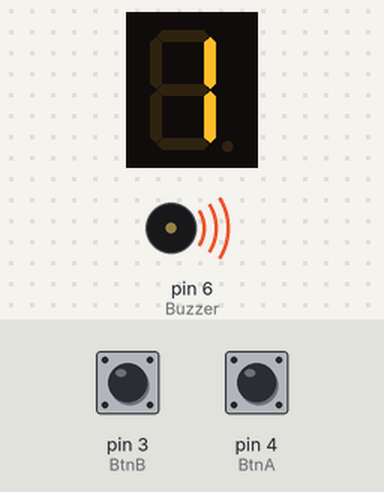
Simulated run of this sketch. Board: Arduino Uno, built with avr-gcc and run on an emulated ATmega328P. Parts: 1-digit seven-segment display, buzzer (waves = sounding). Wiring (inferred from the names in the program): 1-digit 7-segment display, segments lit when LOW: segments pin 13, pin 12, pin 11, pin 10, pin 9, pin 8, pin 7. The inputs (shaded band) are chosen by the test bench; at power-on: pin 4 (BtnA) HIGH, pin 3 (BtnB) HIGH. The segment pins are drawn as the display they are named for.

Above: at 1.6 s.
1.7 s: pin 4 (BtnA) pulled LOW for 0.15 s
At 2.05 s:
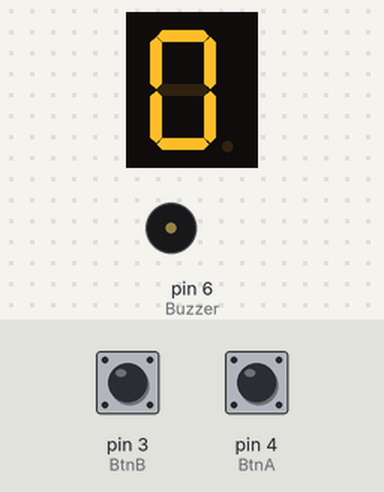
2.4 s: pin 4 (BtnA) pulled LOW for 1 s
At 2.52 s:
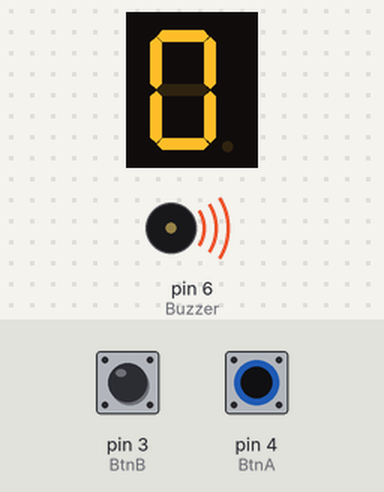
4.0 s: pin 3 (BtnB) pulled LOW for 0.15 s
4.7 s: pin 3 (BtnB) pulled LOW for 1 s
Timing chart, 0 to 7.3 s (numbered marks = the images above; inputs shaded):
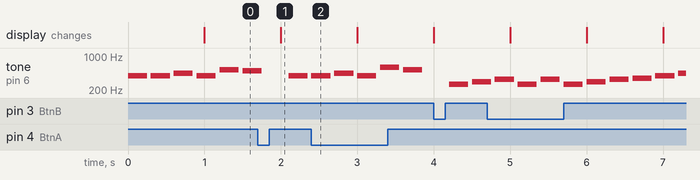

Measured:
- after the input at 1.7 s, the display: changes after 0.30 s (image 1)
- by itself, tone on pin 6 (Buzzer): plays 330 Hz for 0.25 s, 262 Hz for 0.25 s, 330 Hz for 0.25 s, 262 Hz for 0.25 s, 294 Hz for 0.25 s, 330 Hz for 0.25 s … (9 notes in this stretch)

The sketch:

MUti.ino
```cpp
// (licence header left out)
#define NOTE_C4  262
#define NOTE_CS4 277
#define NOTE_D4  294
#define NOTE_DS4 311
#define NOTE_E4  330
#define NOTE_F4  349
#define NOTE_FS4 370
#define NOTE_G4  392
#define NOTE_GS4 415
#define NOTE_A4  440
#define NOTE_AS4 466
#define NOTE_B4  494
#define NOTE_C5  523
#define NOTE_CS5 554
#define NOTE_D5  587
#define NOTE_DS5 622
#define NOTE_E5  659
#define NOTE_F5  698
#define NOTE_FS5 740
#define NOTE_G5  784
#define NOTE_GS5 831
#define NOTE_A5  880
#define NOTE_AS5 932
#define NOTE_B5  988

#define  Do NOTE_C4
#define  Re NOTE_D4
#define  Mi NOTE_E4
#define  Fa NOTE_F4
#define So NOTE_G4
#define La NOTE_A4
#define  Si NOTE_B4

#define Doh NOTE_C5
#define Reh NOTE_D5
#define Mih NOTE_E5
#define Fah  NOTE_F5
#define Soh  NOTE_G5
#define Lah  NOTE_A5
#define Sih  NOTE_B5

byte BtnA =  4  ;    //   當按鈕A按下的時候，Seven seg 開始倒數
byte BtnB = 3 ;      //   當按鈕B按下的時候，會立即播放另外的曲⼦

byte Buzzer  = 6 ;     // 蜂鳴器
byte pins[7]={13, 12, 11, 10, 9, 8, 7};  //  LED

byte show[10][7]={         //LED SHOW
  {0, 0, 0, 0, 0, 0, 1},
  {1, 0, 0, 1, 1, 1, 1},
  {0, 0, 1, 0, 0, 1, 0},
  {0, 0, 0, 0, 1, 1, 0},
  {1, 0, 0, 1, 1, 0, 0},
  {0, 1, 0, 0, 1, 0, 0},
  {1, 1, 0, 0, 0, 0, 0},
  {0, 0, 0, 1, 1, 1, 1},
  {0, 0, 0, 0, 0, 0, 0},
  {0, 0, 0, 1, 1, 0, 0},
};


int melody[3][40] = {

 { So , So ,La , So ,Doh ,Si , 0 , So, So ,La ,So,  Reh , Doh , 0 , So ,So ,Soh , Mih , Doh,Si ,La , 0 , Fah , Fah, Mih, Doh, Reh , Doh ,0,0,0 ,-1  },
 { Do ,Re ,Mi ,Fa ,So ,La ,Si , Doh , 0  , Doh , Sih ,Lah ,  Soh , Fah ,Mih ,Reh ,Do ,0,0,0, -1 },
 {Mi ,Re, Do, Re ,Mi ,Mi, Mi ,0 ,Re ,Re, Re,0  , Mi, Mi, Mi,0, Mi ,Re, Do ,Re, Mi, Mi ,Mi,0,Re, Re, Mi ,Re, Do, 0 ,0 ,0 -1}
};

int noteDurations[3][40] = {
  {4 ,4 ,4 ,4 ,4 ,4 ,4 ,4 ,4 ,4 ,4 ,4 ,4 ,4 ,4 ,4 ,4 ,4 ,4 ,4 ,4 ,4 ,4 ,4 ,4,4 ,4 ,4,4 ,4 ,4 ,4,4 ,4 ,4 ,4,4 ,4 ,4 },  //28
  {4 ,4 ,4 ,4 ,4 ,4 ,4 ,4 ,4 ,4 ,4 ,4 ,4 ,4 ,4 ,4 ,4 ,4 ,4 ,4 ,4 ,4 ,4 ,4 ,4 ,4 ,4 ,4},
  {4 ,4 ,4 ,4 ,4 ,4 ,4 ,4 ,4 ,4 ,4 ,4 ,4 ,4 ,4 ,4 ,4 ,4 ,4 ,4 ,4 ,4 ,4 ,4 ,4,4 ,4 ,4  ,4 ,4 ,4  ,4 ,4  ,4 ,4  ,4 ,4}
};
int noteDuration = 0;
long previousTime = 0;
long presentTime = 0;
long pauseBotweenNotes = 0;

int MelodyIndex = 0; //  切換曲子
int Melodyapha  = 0 ;// 音調

const long LEDdelay = 1000; // LED 一秒一次
long LEDTime = 0 ; //  上次LED
int LEDIndex = 10 ;  // LED 數字
long BtnAPressDelay = 0;
long BtnBPressDelay = 0 ;

bool ButtomAPress = false;

void setup() {

 for(byte i = 0 ; i< 7 ;i++){
   pinMode(pins[i] , OUTPUT);
 }
for(byte j = 0 ; j < 7 ; j++){
   digitalWrite(pins[j], 1);
}
 pinMode(BtnA , INPUT_PULLUP);
 pinMode(BtnB , INPUT_PULLUP);
 pinMode(Buzzer , OUTPUT);
}

void loop() {

  presentTime = millis();
  checkToPlay();
  BtnAISPress();
  ShowLED();

  BtnBISPress();

}

void checkToPlay() {

  if(presentTime - previousTime >= pauseBotweenNotes) {

    if(melody[MelodyIndex][Melodyapha] == -1 ) {

      pauseBotweenNotes = 1000;
      previousTime = millis();
      Melodyapha = 0;
    } else {
      noteDuration = 1000 / noteDurations[MelodyIndex][Melodyapha];
      tone(6, melody[MelodyIndex][Melodyapha++], noteDuration);
      pauseBotweenNotes = noteDuration * 1.2;
      previousTime = millis();
    }
  }
}

void ShowLED(){


      if(presentTime - LEDTime >= LEDdelay )
      {
        ButtomAPress == false ? (LEDIndex  = (++LEDIndex)%10) : (LEDIndex <= 0 ?LEDIndex = 9 :LEDIndex  =  --LEDIndex);
        LEDTime = presentTime;
      }
      for(byte j = 0 ; j < 7 ; j++){
        digitalWrite(pins[j], show[LEDIndex][j]);
      }

}
// Copyright 111019022 2022-5/27-12:10
void BtnAISPress(){
  if(digitalRead(BtnA) == LOW){
      if(presentTime -BtnAPressDelay >=200 ){
        ButtomAPress= !ButtomAPress;
        BtnAPressDelay = presentTime;
        return ;
      }
  }


}
// Copyright 111019022 2022-12:10
void BtnBISPress()
{
  if(digitalRead(BtnB) == LOW){
      if(presentTime -BtnBPressDelay >=200 ){


        MelodyIndex < 2 ? MelodyIndex++ : MelodyIndex = 0;

        Melodyapha = 0;
        BtnBPressDelay = presentTime;
        return ;
      }
  }
}

// Copyright 111019022 5/27-2022-12:10
```
